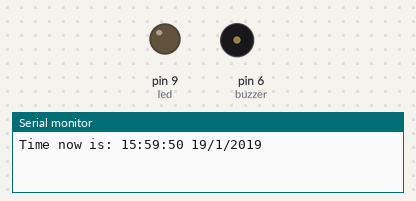
The sketch below on a simulated Arduino Uno, built with avr-gcc and run on an emulated ATmega328P. On the bench: output pins drawn as LEDs (lit = HIGH), buzzer (waves = sounding), the last lines printed to the serial monitor.

Above: at 0.1 s.
At 19.2 s:
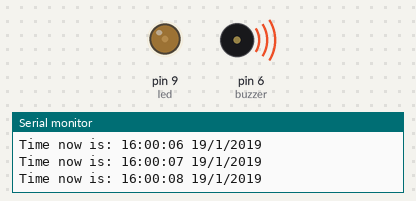
At 28.2 s:
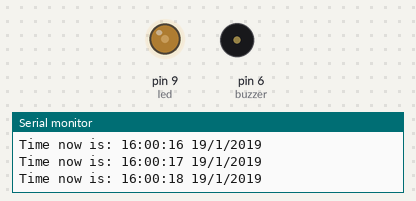
At 38.3 s:
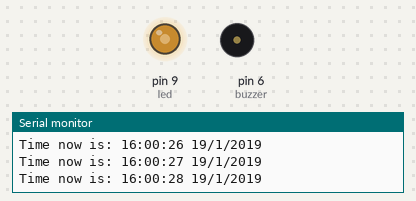
Timing chart, 0 to 40.0 s (numbered marks = the images above):
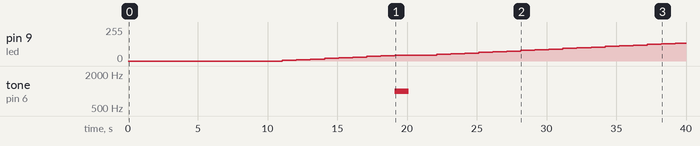

The sketch:

Buzzer_Lampe_Wecker.ino
```cpp
#include <Time.h>
#include <TimeLib.h>

int led = 9;           // the PWM pin the LED is attached to
int brightness = 0;    // how bright the LED is
float fadeAmount = 5;    // how many points to fade the LED by

const int buzzer = 6; //buzzer to arduino pin 6

// the setup routine runs once when you press reset:
void setup() {

  Serial.begin(9600);
  // declare pin 9 to be an output:
  pinMode(led, OUTPUT);
  // set the brightness of pin 9:
  while(!Serial) ;    // wait for serial port to connect.

  // set the current time to 14:27:00, December 14th, 2015
  setTime(15, 59, 50, 19, 01, 2019);

  pinMode(buzzer, OUTPUT); // Set buzzer - pin 6 as an output

}

void loop (){

Serial.print("Time now is: ");

  print2digits(hour());
  Serial.print(":");
  print2digits(minute());
  Serial.print(":");
  print2digits(second());

  Serial.print(" ");

  Serial.print(day());
  Serial.print("/");
  Serial.print(month());
  Serial.print("/");
  Serial.print(year());

  Serial.println();

  delay(1000);

if (hour()==16) {
   // set the brightness of pin 9:
  analogWrite(led, brightness);

  // change the brightness for next time through the loop:
  brightness = brightness + fadeAmount;
}

if (brightness==50) {
  tone(buzzer, 1000); // Send 1KHz sound signal...
  delay(1000);        // ...for 1 sec
  noTone(buzzer);     // Stop sound...
  delay(1000);        // ...for 1sec
}
}

void print2digits(int number) {
  if (number >= 0 && number < 10) {
    Serial.print('0');
  }
  Serial.print(number);
}


   /*analogWrite(led, brightness);
   time_t aktuelleZeit = now();
   Serial.println(now());
  // change the brightness for next time through the loop:
  brightness = brightness + fadeAmount;
  //Serial.println(brightness);
  delay(30);
}


/*
// the loop routine runs over and over again forever:
void loop() {
  // set the brightness of pin 9:
  analogWrite(led, brightness);

  // change the brightness for next time through the loop:
  brightness = brightness + fadeAmount;

  // reverse the direction of the fading at the ends of the fade:
  if (brightness <= 0 || brightness >= 255) {
    /*fadeAmount = -fadeAmount;
  }
  // wait for 30 milliseconds to see the dimming effect
  delay(30)
} */
```

Measured:
- by itself, pin 9 (led): moves from 0/255 to 135/255 over 28.2 s
- by itself, tone on pin 6 (buzzer): silent → 1000 Hz at 19.1 s, → silent 1.0 s later
